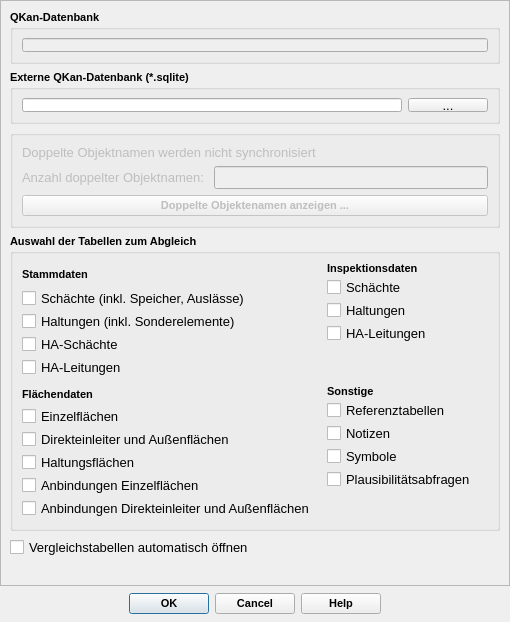
<?xml version="1.0" encoding="UTF-8"?>
<ui version="4.0">
 <class>CompareDialogBase</class>
 <widget class="QDialog" name="CompareDialogBase">
  <property name="geometry">
   <rect>
    <x>0</x>
    <y>0</y>
    <width>510</width>
    <height>622</height>
   </rect>
  </property>
  <property name="minimumSize">
   <size>
    <width>280</width>
    <height>150</height>
   </size>
  </property>
  <property name="font">
   <font>
    <family>Tahoma</family>
   </font>
  </property>
  <property name="windowTitle">
   <string>Vergleich mit anderem QKan-Projekt</string>
  </property>
  <property name="windowIcon">
   <iconset>
    <normaloff>../qkan_260212_0909/qkan/QKan.png</normaloff>../qkan_260212_0909/qkan/QKan.png</iconset>
  </property>
  <property name="toolTip">
   <string>&lt;html&gt;&lt;head/&gt;&lt;body&gt;&lt;p&gt;Synchronisation von QKan-Projekten: 1. Vergleich für gewählte Tabellen und Teilgebeite&lt;/p&gt;&lt;/body&gt;&lt;/html&gt;</string>
  </property>
  <property name="statusTip">
   <string>Synchronisation von QKan-Projekten: 1. Vergleich</string>
  </property>
  <layout class="QVBoxLayout" name="verticalLayout_9">
   <property name="spacing">
    <number>0</number>
   </property>
   <property name="leftMargin">
    <number>0</number>
   </property>
   <property name="topMargin">
    <number>0</number>
   </property>
   <property name="rightMargin">
    <number>0</number>
   </property>
   <property name="bottomMargin">
    <number>0</number>
   </property>
   <item>
    <widget class="QScrollArea" name="scrollArea">
     <property name="widgetResizable">
      <bool>true</bool>
     </property>
     <widget class="QWidget" name="scrollAreaWidgetContents">
      <property name="geometry">
       <rect>
        <x>0</x>
        <y>0</y>
        <width>508</width>
        <height>584</height>
       </rect>
      </property>
      <layout class="QVBoxLayout" name="verticalLayout_10">
       <item>
        <widget class="QGroupBox" name="groupBox">
         <property name="maximumSize">
          <size>
           <width>16777215</width>
           <height>54</height>
          </size>
         </property>
         <property name="font">
          <font>
           <family>Tahoma</family>
           <pointsize>8</pointsize>
           <weight>75</weight>
           <bold>true</bold>
          </font>
         </property>
         <property name="toolTip">
          <string comment="Pfad der Zieldatenbank">&lt;html&gt;&lt;head/&gt;&lt;body&gt;&lt;p&gt;Aktuell geladene QKan-Datenbank&lt;/p&gt;&lt;/body&gt;&lt;/html&gt;</string>
         </property>
         <property name="statusTip">
          <string>Aktuell geladene QKan-Datenbank</string>
         </property>
         <property name="title">
          <string>QKan-Datenbank</string>
         </property>
         <property name="flat">
          <bool>false</bool>
         </property>
         <property name="checkable">
          <bool>false</bool>
         </property>
         <layout class="QVBoxLayout" name="verticalLayout">
          <item>
           <widget class="QLineEdit" name="tf_database">
            <property name="enabled">
             <bool>false</bool>
            </property>
            <property name="font">
             <font>
              <family>Tahoma</family>
              <pointsize>10</pointsize>
              <weight>50</weight>
              <bold>false</bold>
             </font>
            </property>
            <property name="toolTip">
             <string>&lt;html&gt;&lt;head/&gt;&lt;body&gt;&lt;p&gt;Aktuell geladene QKan-Datenbank&lt;/p&gt;&lt;/body&gt;&lt;/html&gt;</string>
            </property>
            <property name="statusTip">
             <string>Aktuell geladene QKan-Datenbank</string>
            </property>
            <property name="alignment">
             <set>Qt::AlignRight|Qt::AlignTrailing|Qt::AlignVCenter</set>
            </property>
            <property name="readOnly">
             <bool>true</bool>
            </property>
           </widget>
          </item>
         </layout>
        </widget>
       </item>
       <item>
        <widget class="QGroupBox" name="groupBox_3">
         <property name="sizePolicy">
          <sizepolicy hsizetype="Preferred" vsizetype="Preferred">
           <horstretch>0</horstretch>
           <verstretch>0</verstretch>
          </sizepolicy>
         </property>
         <property name="minimumSize">
          <size>
           <width>0</width>
           <height>0</height>
          </size>
         </property>
         <property name="maximumSize">
          <size>
           <width>16777215</width>
           <height>54</height>
          </size>
         </property>
         <property name="font">
          <font>
           <family>Tahoma</family>
           <pointsize>8</pointsize>
           <weight>75</weight>
           <bold>true</bold>
          </font>
         </property>
         <property name="toolTip">
          <string comment="Pfad der Zieldatenbank">&lt;html&gt;&lt;head/&gt;&lt;body&gt;&lt;p&gt;Externe Datenbank, deren Daten abhängig vom Status übernommen werden sollen&lt;/p&gt;&lt;/body&gt;&lt;/html&gt;</string>
         </property>
         <property name="statusTip">
          <string>Externe Datenbank, deren Daten abhängig vom Status übernommen werden sollen</string>
         </property>
         <property name="title">
          <string>Externe QKan-Datenbank (*.sqlite)</string>
         </property>
         <property name="flat">
          <bool>false</bool>
         </property>
         <property name="checkable">
          <bool>false</bool>
         </property>
         <layout class="QVBoxLayout" name="verticalLayout_11">
          <item>
           <layout class="QHBoxLayout" name="horizontalLayout">
            <item>
             <widget class="QLineEdit" name="tf_extdb">
              <property name="sizePolicy">
               <sizepolicy hsizetype="Expanding" vsizetype="Fixed">
                <horstretch>0</horstretch>
                <verstretch>0</verstretch>
               </sizepolicy>
              </property>
              <property name="minimumSize">
               <size>
                <width>0</width>
                <height>0</height>
               </size>
              </property>
              <property name="font">
               <font>
                <family>Tahoma</family>
                <pointsize>10</pointsize>
                <weight>50</weight>
                <bold>false</bold>
               </font>
              </property>
              <property name="toolTip">
               <string>&lt;html&gt;&lt;head/&gt;&lt;body&gt;&lt;p&gt;Externe Datenbank, deren Daten abhängig vom Status übernommen werden sollen&lt;/p&gt;&lt;/body&gt;&lt;/html&gt;</string>
              </property>
              <property name="statusTip">
               <string>Externe Datenbank, deren Daten abhängig vom Status übernommen werden sollen</string>
              </property>
              <property name="alignment">
               <set>Qt::AlignRight|Qt::AlignTrailing|Qt::AlignVCenter</set>
              </property>
             </widget>
            </item>
            <item>
             <widget class="QPushButton" name="pb_select_extdb">
              <property name="font">
               <font>
                <family>Tahoma</family>
                <pointsize>10</pointsize>
                <weight>50</weight>
                <bold>false</bold>
               </font>
              </property>
              <property name="toolTip">
               <string>&lt;html&gt;&lt;head/&gt;&lt;body&gt;&lt;p&gt;Dialog zur Auswahl der externen SQLite-Datenbank&lt;/p&gt;&lt;/body&gt;&lt;/html&gt;</string>
              </property>
              <property name="statusTip">
               <string>Auswahl der externen SQLite-Datenbank ...</string>
              </property>
              <property name="text">
               <string>...</string>
              </property>
             </widget>
            </item>
           </layout>
          </item>
         </layout>
        </widget>
       </item>
       <item>
        <widget class="QGroupBox" name="groupBox_6">
         <property name="enabled">
          <bool>false</bool>
         </property>
         <property name="maximumSize">
          <size>
           <width>16777215</width>
           <height>100</height>
          </size>
         </property>
         <property name="font">
          <font>
           <family>Tahoma</family>
           <pointsize>10</pointsize>
           <weight>75</weight>
           <bold>true</bold>
          </font>
         </property>
         <property name="title">
          <string/>
         </property>
         <layout class="QVBoxLayout" name="verticalLayout_2">
          <item>
           <widget class="QLabel" name="label_11">
            <property name="maximumSize">
             <size>
              <width>16777215</width>
              <height>24</height>
             </size>
            </property>
            <property name="font">
             <font>
              <family>Tahoma</family>
              <pointsize>10</pointsize>
              <weight>50</weight>
              <bold>false</bold>
             </font>
            </property>
            <property name="text">
             <string>Doppelte Objektnamen werden nicht synchronisiert</string>
            </property>
           </widget>
          </item>
          <item>
           <layout class="QHBoxLayout" name="horizontalLayout_3">
            <item>
             <widget class="QLabel" name="label_12">
              <property name="font">
               <font>
                <family>Tahoma</family>
                <pointsize>10</pointsize>
                <weight>50</weight>
                <bold>false</bold>
               </font>
              </property>
              <property name="text">
               <string>Anzahl doppelter Objektnamen: </string>
              </property>
             </widget>
            </item>
            <item>
             <widget class="QLineEdit" name="tf_doppelte">
              <property name="enabled">
               <bool>false</bool>
              </property>
              <property name="toolTip">
               <string>Gesamtzahl doppelter Objektnamen in den ausgewählten Tabellen</string>
              </property>
              <property name="statusTip">
               <string>Gesamtzahl doppelter Objektnamen in den ausgewählten Tabellen</string>
              </property>
             </widget>
            </item>
           </layout>
          </item>
          <item>
           <widget class="QPushButton" name="pb_showdoppelte">
            <property name="font">
             <font>
              <family>Tahoma</family>
              <pointsize>8</pointsize>
              <weight>75</weight>
              <bold>true</bold>
             </font>
            </property>
            <property name="toolTip">
             <string>&lt;html&gt;&lt;head/&gt;&lt;body&gt;&lt;p&gt;Anzeige der Fehlertabelle mit den doppelten Objektnamen&lt;/p&gt;&lt;/body&gt;&lt;/html&gt;</string>
            </property>
            <property name="statusTip">
             <string>Anzeige der Fehlertabelle mit den doppelten Objektnamen</string>
            </property>
            <property name="text">
             <string>Doppelte Objektenamen anzeigen ...</string>
            </property>
           </widget>
          </item>
         </layout>
        </widget>
       </item>
       <item>
        <widget class="QGroupBox" name="groupBox_4">
         <property name="font">
          <font>
           <family>Tahoma</family>
           <pointsize>8</pointsize>
           <weight>75</weight>
           <bold>true</bold>
          </font>
         </property>
         <property name="toolTip">
          <string comment="Pfad der Zieldatenbank"/>
         </property>
         <property name="title">
          <string>Auswahl der Tabellen zum Abgleich</string>
         </property>
         <property name="flat">
          <bool>false</bool>
         </property>
         <property name="checkable">
          <bool>false</bool>
         </property>
         <layout class="QHBoxLayout" name="horizontalLayout_4" stretch="0,0">
          <property name="spacing">
           <number>12</number>
          </property>
          <item>
           <layout class="QVBoxLayout" name="verticalLayout_8">
            <property name="spacing">
             <number>6</number>
            </property>
            <item>
             <layout class="QVBoxLayout" name="verticalLayout_3">
              <property name="spacing">
               <number>2</number>
              </property>
              <item>
               <widget class="QLabel" name="label">
                <property name="minimumSize">
                 <size>
                  <width>0</width>
                  <height>20</height>
                 </size>
                </property>
                <property name="font">
                 <font>
                  <family>Tahoma</family>
                  <pointsize>8</pointsize>
                  <weight>75</weight>
                  <bold>true</bold>
                 </font>
                </property>
                <property name="text">
                 <string>Stammdaten</string>
                </property>
               </widget>
              </item>
              <item>
               <widget class="QCheckBox" name="cb_schaechte">
                <property name="minimumSize">
                 <size>
                  <width>0</width>
                  <height>20</height>
                 </size>
                </property>
                <property name="font">
                 <font>
                  <family>Tahoma</family>
                  <pointsize>10</pointsize>
                  <weight>50</weight>
                  <bold>false</bold>
                 </font>
                </property>
                <property name="toolTip">
                 <string>&lt;html&gt;&lt;head/&gt;&lt;body&gt;&lt;p&gt;Schächte vergleichen&lt;/p&gt;&lt;/body&gt;&lt;/html&gt;</string>
                </property>
                <property name="statusTip">
                 <string>aktiviert</string>
                </property>
                <property name="text">
                 <string>Schächte (inkl. Speicher, Auslässe)</string>
                </property>
               </widget>
              </item>
              <item>
               <widget class="QCheckBox" name="cb_haltungen">
                <property name="minimumSize">
                 <size>
                  <width>0</width>
                  <height>20</height>
                 </size>
                </property>
                <property name="font">
                 <font>
                  <family>Tahoma</family>
                  <pointsize>10</pointsize>
                  <weight>50</weight>
                  <bold>false</bold>
                 </font>
                </property>
                <property name="toolTip">
                 <string>&lt;html&gt;&lt;head/&gt;&lt;body&gt;&lt;p&gt;Haltungen vergleichen&lt;/p&gt;&lt;/body&gt;&lt;/html&gt;</string>
                </property>
                <property name="statusTip">
                 <string>aktiviert</string>
                </property>
                <property name="text">
                 <string>Haltungen (inkl. Sonderelemente)</string>
                </property>
               </widget>
              </item>
              <item>
               <widget class="QCheckBox" name="cb_haschaechte">
                <property name="minimumSize">
                 <size>
                  <width>0</width>
                  <height>20</height>
                 </size>
                </property>
                <property name="font">
                 <font>
                  <family>Tahoma</family>
                  <pointsize>10</pointsize>
                  <weight>50</weight>
                  <bold>false</bold>
                 </font>
                </property>
                <property name="toolTip">
                 <string>&lt;html&gt;&lt;head/&gt;&lt;body&gt;&lt;p&gt;Hausanschlussschächte vergleichen&lt;/p&gt;&lt;/body&gt;&lt;/html&gt;</string>
                </property>
                <property name="text">
                 <string>HA-Schächte</string>
                </property>
               </widget>
              </item>
              <item>
               <widget class="QCheckBox" name="cb_haleitungen">
                <property name="minimumSize">
                 <size>
                  <width>0</width>
                  <height>20</height>
                 </size>
                </property>
                <property name="font">
                 <font>
                  <family>Tahoma</family>
                  <pointsize>10</pointsize>
                  <weight>50</weight>
                  <bold>false</bold>
                 </font>
                </property>
                <property name="toolTip">
                 <string>&lt;html&gt;&lt;head/&gt;&lt;body&gt;&lt;p&gt;Hausanschlussleitungen vergleichen&lt;/p&gt;&lt;/body&gt;&lt;/html&gt;</string>
                </property>
                <property name="statusTip">
                 <string>aktiviert</string>
                </property>
                <property name="text">
                 <string>HA-Leitungen</string>
                </property>
               </widget>
              </item>
             </layout>
            </item>
            <item>
             <layout class="QVBoxLayout" name="verticalLayout_4">
              <property name="spacing">
               <number>2</number>
              </property>
              <item>
               <widget class="QLabel" name="label_4">
                <property name="minimumSize">
                 <size>
                  <width>0</width>
                  <height>20</height>
                 </size>
                </property>
                <property name="font">
                 <font>
                  <family>Tahoma</family>
                  <pointsize>8</pointsize>
                  <weight>75</weight>
                  <bold>true</bold>
                 </font>
                </property>
                <property name="text">
                 <string>Flächendaten</string>
                </property>
               </widget>
              </item>
              <item>
               <widget class="QCheckBox" name="cb_flaechen">
                <property name="enabled">
                 <bool>true</bool>
                </property>
                <property name="font">
                 <font>
                  <family>Tahoma</family>
                  <pointsize>10</pointsize>
                  <weight>50</weight>
                  <bold>false</bold>
                 </font>
                </property>
                <property name="toolTip">
                 <string>&lt;html&gt;&lt;head/&gt;&lt;body&gt;&lt;p&gt;Einzelflächen vergleichen&lt;/p&gt;&lt;/body&gt;&lt;/html&gt;</string>
                </property>
                <property name="statusTip">
                 <string>aktiviert</string>
                </property>
                <property name="text">
                 <string>Einzelflächen</string>
                </property>
               </widget>
              </item>
              <item>
               <widget class="QCheckBox" name="cb_einleitdirekt">
                <property name="enabled">
                 <bool>true</bool>
                </property>
                <property name="font">
                 <font>
                  <family>Tahoma</family>
                  <pointsize>10</pointsize>
                  <weight>50</weight>
                  <bold>false</bold>
                 </font>
                </property>
                <property name="toolTip">
                 <string>&lt;html&gt;&lt;head/&gt;&lt;body&gt;&lt;p&gt;Direkteinleiter und Außenflächen vergleichen&lt;/p&gt;&lt;/body&gt;&lt;/html&gt;</string>
                </property>
                <property name="statusTip">
                 <string>aktiviert</string>
                </property>
                <property name="text">
                 <string>Direkteinleiter und Außenflächen</string>
                </property>
               </widget>
              </item>
              <item>
               <widget class="QCheckBox" name="cb_tezg">
                <property name="enabled">
                 <bool>true</bool>
                </property>
                <property name="font">
                 <font>
                  <family>Tahoma</family>
                  <pointsize>10</pointsize>
                  <weight>50</weight>
                  <bold>false</bold>
                 </font>
                </property>
                <property name="toolTip">
                 <string>&lt;html&gt;&lt;head/&gt;&lt;body&gt;&lt;p&gt;Haltungsflächen vergleichen&lt;/p&gt;&lt;/body&gt;&lt;/html&gt;</string>
                </property>
                <property name="statusTip">
                 <string>aktiviert</string>
                </property>
                <property name="text">
                 <string>Haltungsflächen</string>
                </property>
               </widget>
              </item>
              <item>
               <widget class="QCheckBox" name="cb_linkfl">
                <property name="enabled">
                 <bool>true</bool>
                </property>
                <property name="font">
                 <font>
                  <family>Tahoma</family>
                  <pointsize>10</pointsize>
                  <weight>50</weight>
                  <bold>false</bold>
                 </font>
                </property>
                <property name="toolTip">
                 <string>&lt;html&gt;&lt;head/&gt;&lt;body&gt;&lt;p&gt;Verknüpfungen zu Einzelflächen vergleichen&lt;/p&gt;&lt;/body&gt;&lt;/html&gt;</string>
                </property>
                <property name="statusTip">
                 <string>Verknüpfungen zu Einzelflächen</string>
                </property>
                <property name="text">
                 <string>Anbindungen Einzelflächen</string>
                </property>
               </widget>
              </item>
              <item>
               <widget class="QCheckBox" name="cb_linksw">
                <property name="enabled">
                 <bool>true</bool>
                </property>
                <property name="font">
                 <font>
                  <family>Tahoma</family>
                  <pointsize>10</pointsize>
                  <weight>50</weight>
                  <bold>false</bold>
                 </font>
                </property>
                <property name="toolTip">
                 <string>&lt;html&gt;&lt;head/&gt;&lt;body&gt;&lt;p&gt;Verknüpfungen zu SW-Einleitungen und Außenflächen vergleichen&lt;/p&gt;&lt;/body&gt;&lt;/html&gt;</string>
                </property>
                <property name="statusTip">
                 <string>Verknüpfungen zu SW-Einleitungen und Außenflächen</string>
                </property>
                <property name="text">
                 <string>Anbindungen Direkteinleiter und Außenflächen</string>
                </property>
               </widget>
              </item>
             </layout>
            </item>
           </layout>
          </item>
          <item>
           <layout class="QVBoxLayout" name="verticalLayout_7">
            <item>
             <layout class="QVBoxLayout" name="verticalLayout_5">
              <property name="spacing">
               <number>2</number>
              </property>
              <item>
               <widget class="QLabel" name="label_2">
                <property name="enabled">
                 <bool>true</bool>
                </property>
                <property name="font">
                 <font>
                  <family>Tahoma</family>
                  <pointsize>8</pointsize>
                  <weight>75</weight>
                  <bold>true</bold>
                 </font>
                </property>
                <property name="text">
                 <string>Inspektionsdaten</string>
                </property>
               </widget>
              </item>
              <item>
               <widget class="QCheckBox" name="cb_schaechte_insp">
                <property name="enabled">
                 <bool>true</bool>
                </property>
                <property name="font">
                 <font>
                  <family>Tahoma</family>
                  <pointsize>10</pointsize>
                  <weight>50</weight>
                  <bold>false</bold>
                 </font>
                </property>
                <property name="toolTip">
                 <string>&lt;html&gt;&lt;head/&gt;&lt;body&gt;&lt;p&gt;Inspektionsdaten der Schächte vergleichen (untersuchte Schächte, Einzeluntersuchungen mit Fotos und Videos)&lt;/p&gt;&lt;/body&gt;&lt;/html&gt;</string>
                </property>
                <property name="statusTip">
                 <string>aktiviert</string>
                </property>
                <property name="text">
                 <string>Schächte</string>
                </property>
               </widget>
              </item>
              <item>
               <widget class="QCheckBox" name="cb_haltungen_insp">
                <property name="enabled">
                 <bool>true</bool>
                </property>
                <property name="font">
                 <font>
                  <family>Tahoma</family>
                  <pointsize>10</pointsize>
                  <weight>50</weight>
                  <bold>false</bold>
                 </font>
                </property>
                <property name="toolTip">
                 <string>&lt;html&gt;&lt;head/&gt;&lt;body&gt;&lt;p&gt;Inspektionsdaten der Haltungen vergleichen (untersuchte Haltungen, Einzeluntersuchungen mit Fotos und Videos)&lt;/p&gt;&lt;/body&gt;&lt;/html&gt;</string>
                </property>
                <property name="statusTip">
                 <string>aktiviert</string>
                </property>
                <property name="text">
                 <string>Haltungen</string>
                </property>
               </widget>
              </item>
              <item>
               <widget class="QCheckBox" name="cb_haleitungen_insp">
                <property name="enabled">
                 <bool>true</bool>
                </property>
                <property name="font">
                 <font>
                  <family>Tahoma</family>
                  <pointsize>10</pointsize>
                  <weight>50</weight>
                  <bold>false</bold>
                 </font>
                </property>
                <property name="toolTip">
                 <string>&lt;html&gt;&lt;head/&gt;&lt;body&gt;&lt;p&gt;Inspektionsdaten der HA-Leitungen vergleichen (untersuchte HA-Leitungen, Einzeluntersuchungen mit Fotos und Videos)&lt;/p&gt;&lt;/body&gt;&lt;/html&gt;</string>
                </property>
                <property name="statusTip">
                 <string>aktiviert</string>
                </property>
                <property name="text">
                 <string>HA-Leitungen</string>
                </property>
               </widget>
              </item>
             </layout>
            </item>
            <item>
             <layout class="QVBoxLayout" name="verticalLayout_14">
              <property name="spacing">
               <number>2</number>
              </property>
              <item>
               <spacer name="verticalSpacer_2">
                <property name="orientation">
                 <enum>Qt::Vertical</enum>
                </property>
                <property name="sizeHint" stdset="0">
                 <size>
                  <width>20</width>
                  <height>40</height>
                 </size>
                </property>
               </spacer>
              </item>
              <item>
               <widget class="QLabel" name="label_3">
                <property name="enabled">
                 <bool>true</bool>
                </property>
                <property name="font">
                 <font>
                  <family>Tahoma</family>
                  <pointsize>8</pointsize>
                  <weight>75</weight>
                  <bold>true</bold>
                 </font>
                </property>
                <property name="text">
                 <string>Sonstige</string>
                </property>
               </widget>
              </item>
              <item>
               <widget class="QCheckBox" name="cb_refdata">
                <property name="enabled">
                 <bool>true</bool>
                </property>
                <property name="font">
                 <font>
                  <family>Tahoma</family>
                  <pointsize>10</pointsize>
                  <weight>50</weight>
                  <bold>false</bold>
                 </font>
                </property>
                <property name="toolTip">
                 <string>&lt;html&gt;&lt;head/&gt;&lt;body&gt;&lt;p&gt;Referenztabellen vergleichen&lt;/p&gt;&lt;/body&gt;&lt;/html&gt;</string>
                </property>
                <property name="statusTip">
                 <string>aktiviert</string>
                </property>
                <property name="text">
                 <string>Referenztabellen</string>
                </property>
               </widget>
              </item>
              <item>
               <widget class="QCheckBox" name="cb_notizen">
                <property name="enabled">
                 <bool>true</bool>
                </property>
                <property name="font">
                 <font>
                  <family>Tahoma</family>
                  <pointsize>10</pointsize>
                  <weight>50</weight>
                  <bold>false</bold>
                 </font>
                </property>
                <property name="toolTip">
                 <string>&lt;html&gt;&lt;head/&gt;&lt;body&gt;&lt;p&gt;Notizen vergleichen&lt;/p&gt;&lt;/body&gt;&lt;/html&gt;</string>
                </property>
                <property name="statusTip">
                 <string>aktiviert</string>
                </property>
                <property name="text">
                 <string>Notizen</string>
                </property>
               </widget>
              </item>
              <item>
               <widget class="QCheckBox" name="cb_symbole">
                <property name="enabled">
                 <bool>true</bool>
                </property>
                <property name="font">
                 <font>
                  <family>Tahoma</family>
                  <pointsize>10</pointsize>
                  <weight>50</weight>
                  <bold>false</bold>
                 </font>
                </property>
                <property name="toolTip">
                 <string>&lt;html&gt;&lt;head/&gt;&lt;body&gt;&lt;p&gt;Symbole vergleichen&lt;/p&gt;&lt;/body&gt;&lt;/html&gt;</string>
                </property>
                <property name="statusTip">
                 <string>aktiviert</string>
                </property>
                <property name="text">
                 <string>Symbole</string>
                </property>
               </widget>
              </item>
              <item>
               <widget class="QCheckBox" name="cb_plausi">
                <property name="enabled">
                 <bool>true</bool>
                </property>
                <property name="font">
                 <font>
                  <family>Tahoma</family>
                  <pointsize>10</pointsize>
                  <weight>50</weight>
                  <bold>false</bold>
                 </font>
                </property>
                <property name="toolTip">
                 <string>&lt;html&gt;&lt;head/&gt;&lt;body&gt;&lt;p&gt;Plausibilitätsabfragen vergleichen&lt;/p&gt;&lt;/body&gt;&lt;/html&gt;</string>
                </property>
                <property name="statusTip">
                 <string>aktiviert</string>
                </property>
                <property name="text">
                 <string>Plausibilitätsabfragen</string>
                </property>
               </widget>
              </item>
              <item>
               <spacer name="verticalSpacer_3">
                <property name="orientation">
                 <enum>Qt::Vertical</enum>
                </property>
                <property name="sizeHint" stdset="0">
                 <size>
                  <width>20</width>
                  <height>40</height>
                 </size>
                </property>
               </spacer>
              </item>
             </layout>
            </item>
           </layout>
          </item>
         </layout>
        </widget>
       </item>
       <item>
        <widget class="QCheckBox" name="cb_showComparetables">
         <property name="font">
          <font>
           <family>Tahoma</family>
           <pointsize>10</pointsize>
           <weight>50</weight>
           <bold>false</bold>
          </font>
         </property>
         <property name="toolTip">
          <string>&lt;html&gt;&lt;head/&gt;&lt;body&gt;&lt;p&gt;Alle Vergleichstabellen nach der Ausführung automatisch anzeigen&lt;/p&gt;&lt;/body&gt;&lt;/html&gt;</string>
         </property>
         <property name="statusTip">
          <string>aktiviert</string>
         </property>
         <property name="text">
          <string>Vergleichstabellen automatisch öffnen</string>
         </property>
        </widget>
       </item>
       <item>
        <spacer name="verticalSpacer">
         <property name="orientation">
          <enum>Qt::Vertical</enum>
         </property>
         <property name="sizeHint" stdset="0">
          <size>
           <width>20</width>
           <height>40</height>
          </size>
         </property>
        </spacer>
       </item>
      </layout>
     </widget>
    </widget>
   </item>
   <item>
    <widget class="QDialogButtonBox" name="button_box">
     <property name="sizePolicy">
      <sizepolicy hsizetype="Preferred" vsizetype="Preferred">
       <horstretch>0</horstretch>
       <verstretch>0</verstretch>
      </sizepolicy>
     </property>
     <property name="minimumSize">
      <size>
       <width>0</width>
       <height>36</height>
      </size>
     </property>
     <property name="font">
      <font>
       <family>Tahoma</family>
       <pointsize>8</pointsize>
       <weight>75</weight>
       <bold>true</bold>
      </font>
     </property>
     <property name="toolTip">
      <string>&lt;html&gt;&lt;head/&gt;&lt;body&gt;&lt;p&gt;Vergleich für gewählte Tabellen und Teilgebeite ausführen&lt;/p&gt;&lt;/body&gt;&lt;/html&gt;</string>
     </property>
     <property name="statusTip">
      <string>Vergleich für gewählte Tabellen und Teilgebeite ausführen</string>
     </property>
     <property name="orientation">
      <enum>Qt::Horizontal</enum>
     </property>
     <property name="standardButtons">
      <set>QDialogButtonBox::Cancel|QDialogButtonBox::Help|QDialogButtonBox::Ok</set>
     </property>
     <property name="centerButtons">
      <bool>true</bool>
     </property>
    </widget>
   </item>
  </layout>
 </widget>
 <resources/>
 <connections>
  <connection>
   <sender>button_box</sender>
   <signal>accepted()</signal>
   <receiver>CompareDialogBase</receiver>
   <slot>accept()</slot>
   <hints>
    <hint type="sourcelabel">
     <x>20</x>
     <y>20</y>
    </hint>
    <hint type="destinationlabel">
     <x>20</x>
     <y>20</y>
    </hint>
   </hints>
  </connection>
  <connection>
   <sender>button_box</sender>
   <signal>rejected()</signal>
   <receiver>CompareDialogBase</receiver>
   <slot>reject()</slot>
   <hints>
    <hint type="sourcelabel">
     <x>20</x>
     <y>20</y>
    </hint>
    <hint type="destinationlabel">
     <x>20</x>
     <y>20</y>
    </hint>
   </hints>
  </connection>
 </connections>
</ui>
